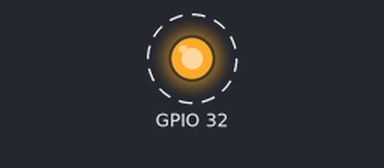
The sketch below on a simulated ESP32. On the bench: output pins drawn as LEDs (lit = HIGH). Dashed ring = blinking. What the sketch prints to the serial monitor is not drawn.

Above: at 0.2 s.
Timing chart, 0 to 4.6 s (numbered marks = the images above):
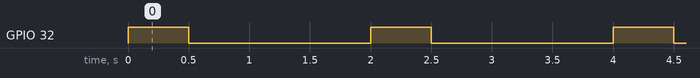

The sketch:

RevC_Troubleshooting.ino.ino
```cpp
void setup() {
  // put your setup code here, to run once:
  Serial.begin(115200);
  Serial.println("Serial setup successful");

}

void loop() {
  // put your main code here, to run repeatedly:
  pinMode(32,OUTPUT);
  digitalWrite(32,HIGH);
  delay(500);
  digitalWrite(32,LOW);
  delay(500);
  Serial.println("Setting IO32 HIGH");
  Serial.println("THIS BOARD IS SEX");
  delay(1000);

}
```

Measured:
- by itself, GPIO 32: alternates HIGH for 0.50 s and LOW for 1.5 s
